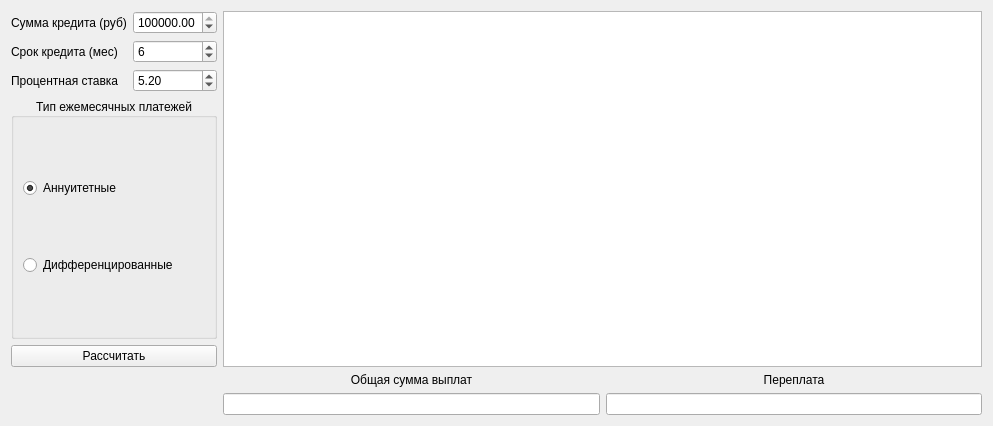
<?xml version="1.0" encoding="UTF-8"?>
<ui version="4.0">
 <class>CreditCalculator</class>
 <widget class="QWidget" name="CreditCalculator">
  <property name="geometry">
   <rect>
    <x>0</x>
    <y>0</y>
    <width>993</width>
    <height>426</height>
   </rect>
  </property>
  <property name="windowTitle">
   <string>Кредитный калькулятор</string>
  </property>
  <layout class="QGridLayout" name="gridLayout" columnstretch="0,0,1,1">
   <item row="1" column="0">
    <widget class="QLabel" name="termLabel">
     <property name="text">
      <string>Срок кредита (мес)</string>
     </property>
    </widget>
   </item>
   <item row="3" column="0" colspan="2">
    <widget class="QGroupBox" name="repaymentType">
     <property name="sizePolicy">
      <sizepolicy hsizetype="Expanding" vsizetype="Expanding">
       <horstretch>0</horstretch>
       <verstretch>0</verstretch>
      </sizepolicy>
     </property>
     <property name="title">
      <string>Тип ежемесячных платежей</string>
     </property>
     <property name="alignment">
      <set>Qt::AlignCenter</set>
     </property>
     <layout class="QGridLayout" name="gridLayout_2">
      <item row="1" column="0">
       <widget class="QRadioButton" name="diffRadio">
        <property name="text">
         <string>Дифференцированные</string>
        </property>
       </widget>
      </item>
      <item row="0" column="0">
       <widget class="QRadioButton" name="annuityRadio">
        <property name="text">
         <string>Аннуитетные</string>
        </property>
        <property name="checked">
         <bool>true</bool>
        </property>
       </widget>
      </item>
     </layout>
    </widget>
   </item>
   <item row="1" column="1">
    <widget class="QSpinBox" name="termSpinBox">
     <property name="minimum">
      <number>1</number>
     </property>
     <property name="maximum">
      <number>60</number>
     </property>
     <property name="value">
      <number>6</number>
     </property>
    </widget>
   </item>
   <item row="5" column="2">
    <widget class="QLabel" name="totalPaymentLabel">
     <property name="text">
      <string>Общая сумма выплат</string>
     </property>
     <property name="alignment">
      <set>Qt::AlignCenter</set>
     </property>
    </widget>
   </item>
   <item row="2" column="1">
    <widget class="QDoubleSpinBox" name="rateSpinBox">
     <property name="minimum">
      <double>1.000000000000000</double>
     </property>
     <property name="maximum">
      <double>999.000000000000000</double>
     </property>
     <property name="value">
      <double>5.200000000000000</double>
     </property>
    </widget>
   </item>
   <item row="6" column="3">
    <widget class="QLineEdit" name="overpaymentLineEdit">
     <property name="readOnly">
      <bool>true</bool>
     </property>
    </widget>
   </item>
   <item row="2" column="0">
    <widget class="QLabel" name="rateLabel">
     <property name="text">
      <string>Процентная ставка</string>
     </property>
    </widget>
   </item>
   <item row="0" column="2" rowspan="5" colspan="2">
    <widget class="QTableView" name="paymentDetailTable">
     <attribute name="verticalHeaderVisible">
      <bool>false</bool>
     </attribute>
    </widget>
   </item>
   <item row="0" column="1">
    <widget class="QDoubleSpinBox" name="amountdoubleSpin">
     <property name="minimum">
      <double>1000.000000000000000</double>
     </property>
     <property name="maximum">
      <double>10000000.000000000000000</double>
     </property>
     <property name="singleStep">
      <double>1000.000000000000000</double>
     </property>
     <property name="value">
      <double>100000.000000000000000</double>
     </property>
    </widget>
   </item>
   <item row="0" column="0">
    <widget class="QLabel" name="amountLabel">
     <property name="text">
      <string>Сумма кредита (руб)</string>
     </property>
    </widget>
   </item>
   <item row="6" column="2">
    <widget class="QLineEdit" name="totalPaymentLineEdit">
     <property name="readOnly">
      <bool>true</bool>
     </property>
    </widget>
   </item>
   <item row="5" column="3">
    <widget class="QLabel" name="overpaymentLabel">
     <property name="text">
      <string>Переплата</string>
     </property>
     <property name="alignment">
      <set>Qt::AlignCenter</set>
     </property>
    </widget>
   </item>
   <item row="4" column="0" colspan="2">
    <widget class="QPushButton" name="calcucateButton">
     <property name="text">
      <string>Рассчитать</string>
     </property>
    </widget>
   </item>
  </layout>
 </widget>
 <resources/>
 <connections/>
</ui>
